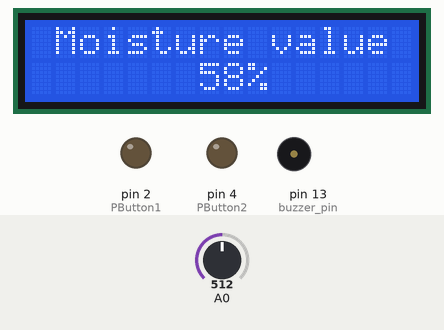
This sketch was run on a simulated Arduino Uno, built with avr-gcc and run on an emulated ATmega328P. Shown: 16×2 character LCD, output pins drawn as LEDs (lit = HIGH), buzzer (waves = sounding, pin HIGH). The inputs (shaded band) are chosen by the test bench; at power-on: A0 = 512. Pins used as bus, display or sensor lines are not drawn; what the sketch prints to the serial monitor is not drawn.

Above: at 5.2 s.
5.3 s: A0 set to 360
At 6.9 s:
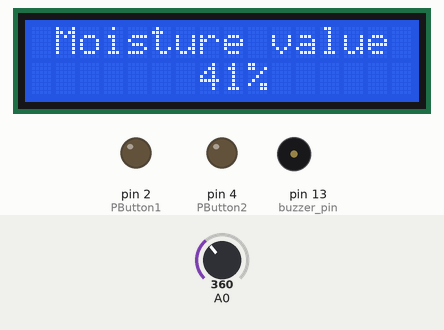
9.4 s: A0 set to 339
At 11.8 s:
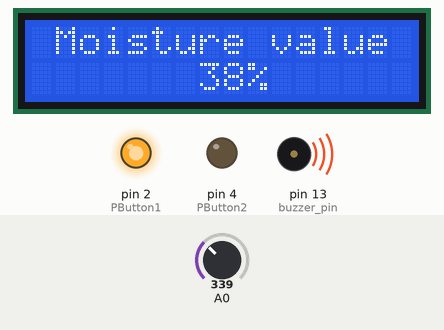
13.5 s: A0 set to 306
At 15.1 s:
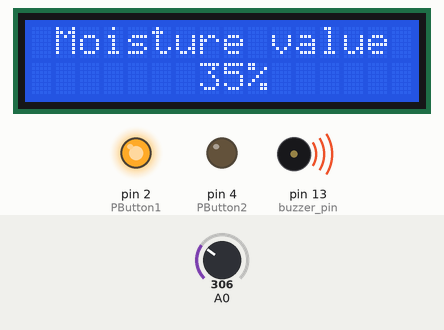
Timing chart, 0 to 16.6 s (numbered marks = the images above; inputs shaded):
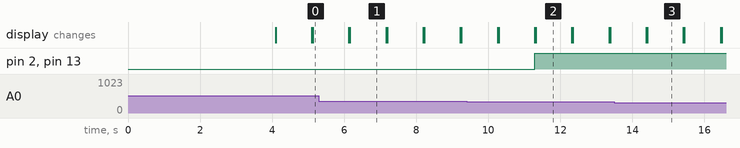

Measured:
- the behaviour switches between 350 and 349 on A0 (found by bisection; images 1 and 2)
- after the input at 5.3 s, the display: first differs from a run without the input after 0.86 s (image 1)
- after the input at 9.4 s, pin 2 (PButton1), pin 13 (buzzer_pin): LOW → HIGH after 1.9 s; the display: first differs from a run without the input after 0.89 s (image 2)
- after the input at 13.5 s, the display: first differs from a run without the input after 0.91 s (image 3)
- what the display in image 1 shows lasts 1.0 s, from 6.2 s to 7.2 s

The sketch:

soil_moisture_system1.ino
```cpp
// C++ code
//
#include <Adafruit_LiquidCrystal.h>
int sensor_value=0;

int pin=8;
int percentage;
int buzzer_pin=13;
int PButton1=2;
int PButton2=4;


Adafruit_LiquidCrystal lcd_1(0);

void setup()
{
  Serial.begin(9600);
  //soil moisture sensor
  pinMode(pin,OUTPUT);

  //lcd display
  lcd_1.begin(16, 2);
  lcd_1.setCursor(0, 0);
  lcd_1.setBacklight(1);
  lcd_1.display();
  lcd_1.print("Welcome...");
  delay(4000);
  lcd_1.clear();

  //buzzer
  pinMode(buzzer_pin,OUTPUT);

  //Motor(Pump)
  pinMode(PButton1,OUTPUT);
  pinMode(PButton2,OUTPUT);


}

void loop()
{
  //Sensor
  digitalWrite(pin,HIGH);
  sensor_value=analogRead(A0);
  digitalWrite(pin,LOW);
  Serial.println(sensor_value);
  //moisture percentage
  percentage =map(sensor_value,0,872,0,100);

  //Printing percentage on display
  lcd_1.print(" Moisture value ");
  lcd_1.setCursor(7,1);
  lcd_1.print(percentage);
  lcd_1.print("%");
  delay(1000);
  lcd_1.clear();

  //buzzer/motor(pump)
  if (sensor_value<350)

  {
    digitalWrite(buzzer_pin,HIGH);
    digitalWrite(PButton1,HIGH);
  }
  else
  {
    digitalWrite(buzzer_pin,LOW);
    digitalWrite(PButton1,LOW);
  }


  delay(10); // Delay a little bit to improve simulation performance

}
```
